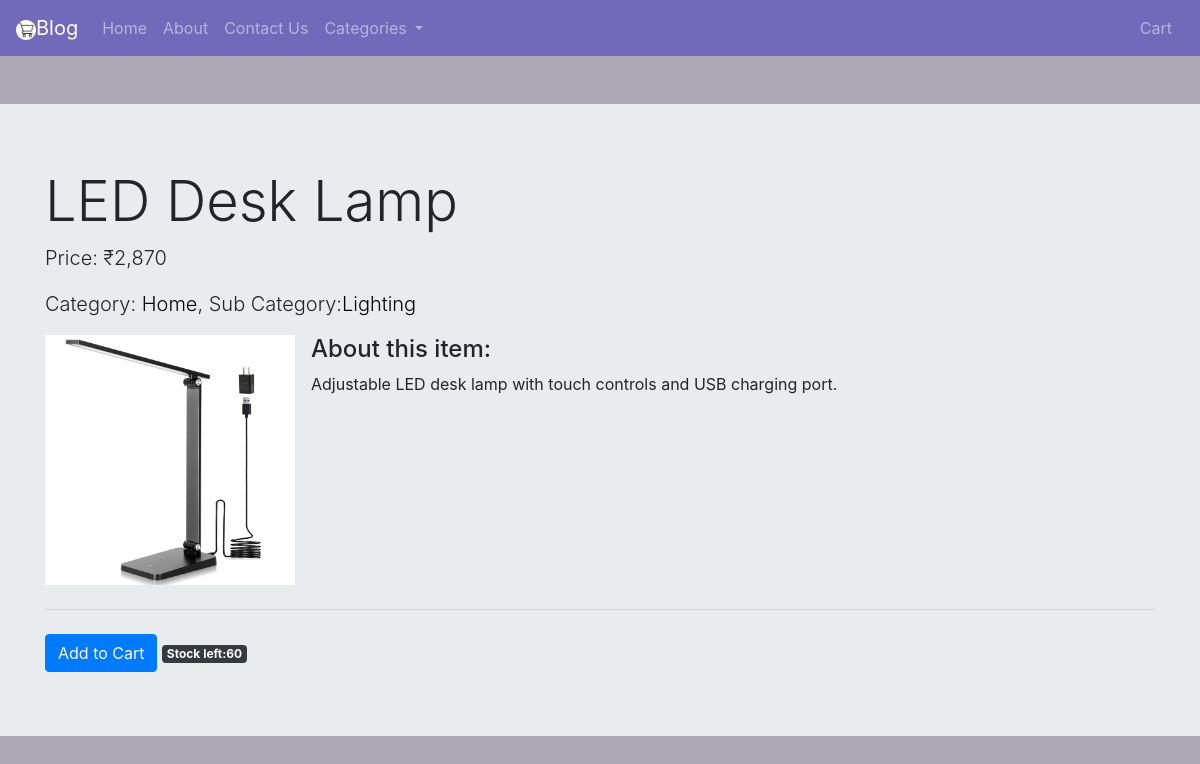
/product/17, run on an earlier commit of the app's database.
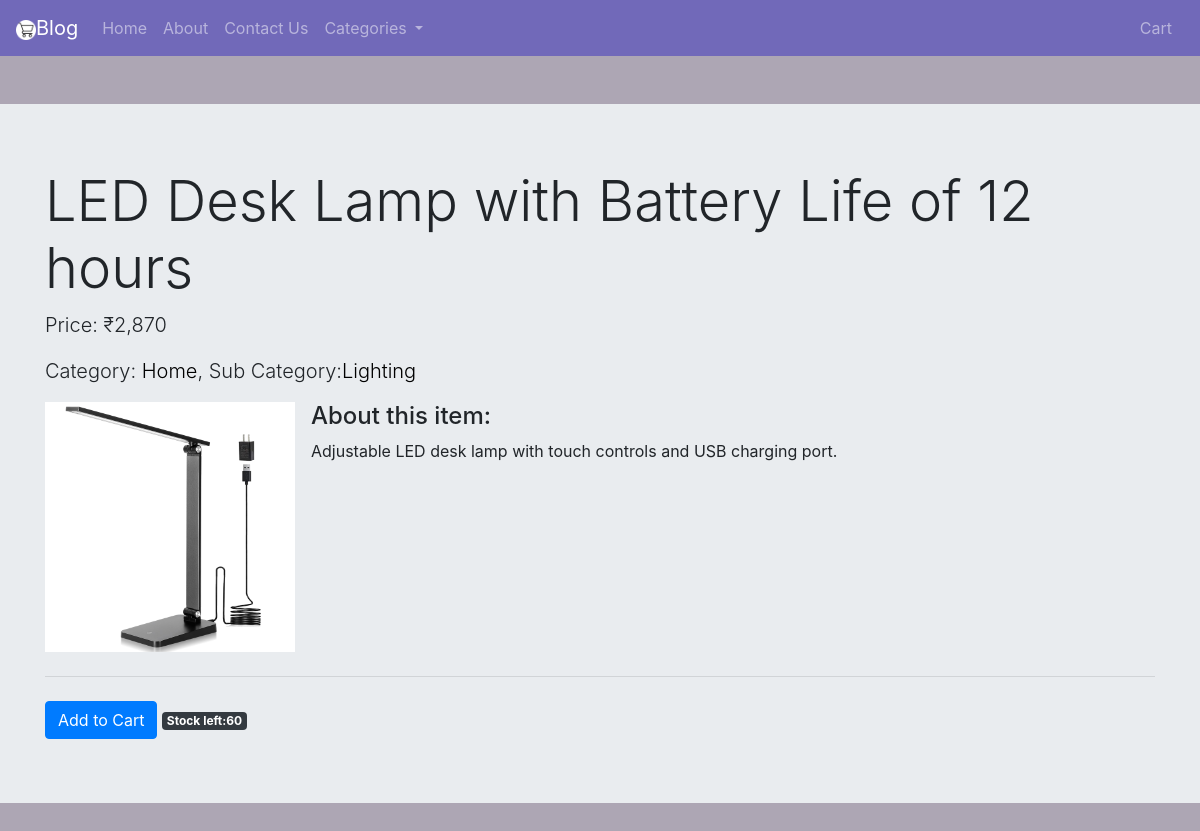
And on a later commit of the database.
### blog/models.py (models this page shows, shortened)
class Product(models.Model):
    product_name = models.CharField(max_length=100, default='')
    category = models.CharField(max_length=20, choices = category_choices,default='Other')
    sub_category = models.CharField(max_length=50, default='')
    price = models.IntegerField(validators=[MinValueValidator(0)])
    number_of_stock = models.IntegerField(validators=[MinValueValidator(0)])
    description = models.CharField(max_length=400, default='')
    published_date = models.DateField(default=datetime.date.today)
    image = models.FileField(upload_to='blog/images/', default='', help_text='Recommended image size: 230×200 pixels')

### blog/views.py (the view)
# urls.py: path('product/<int:myid>', views.prod, name='Product'),
def prod(request, myid):
    product = Product.objects.filter(id=myid)
    param = {'product': product[0]}
    return render(request, 'blog/product.html', param)

### templates/blog/product.html (shortened to what this page needs)
{% extends "blog/basic.html" %}
{% block body %}
{% load static %}
{% load humanize %}
<div class="jumbotron jumbotron-fluid">
    <div class="container">
      <h1 class="display-4">{{product.product_name}}</h1>
      <p class="lead">Price: ₹{{product.price|intcomma}}</p>
      <p class="lead">Category: <a href="/category/{{product.category}}">{{product.category}}</a>, Sub Category:<a href="/sub category/{{product.sub_category}}">{{product.sub_category}}</a></p>
      <div class="media">
        <a href="/media/{{product.image}}">
        <img src="/media/{{product.image}}" class="align-self-center mr-3" height=250>
        </a>
        <div class="media-body">
          <h4 class="mt-0">About this item:</h4>
          <p>{{product.description}}</p>
        </div>
      </div>
      <hr class="my-4">
      {% if product.number_of_stock %}
      <a class="btn btn-primary" href="#" role="button">Add to Cart</a>
      {% else %}
      <span class="badge badge-dark">Arriving Soon</span>
      {% endif %}
      <span class="badge badge-dark">Stock left:{{product.number_of_stock}}</span>
    </div>
  </div>
{% endblock %}

What changed in the data, as far as the page shows it:
changed Product "Home": product_name "LED Desk Lamp" → "LED Desk Lamp with Battery Life of 12 hours"
